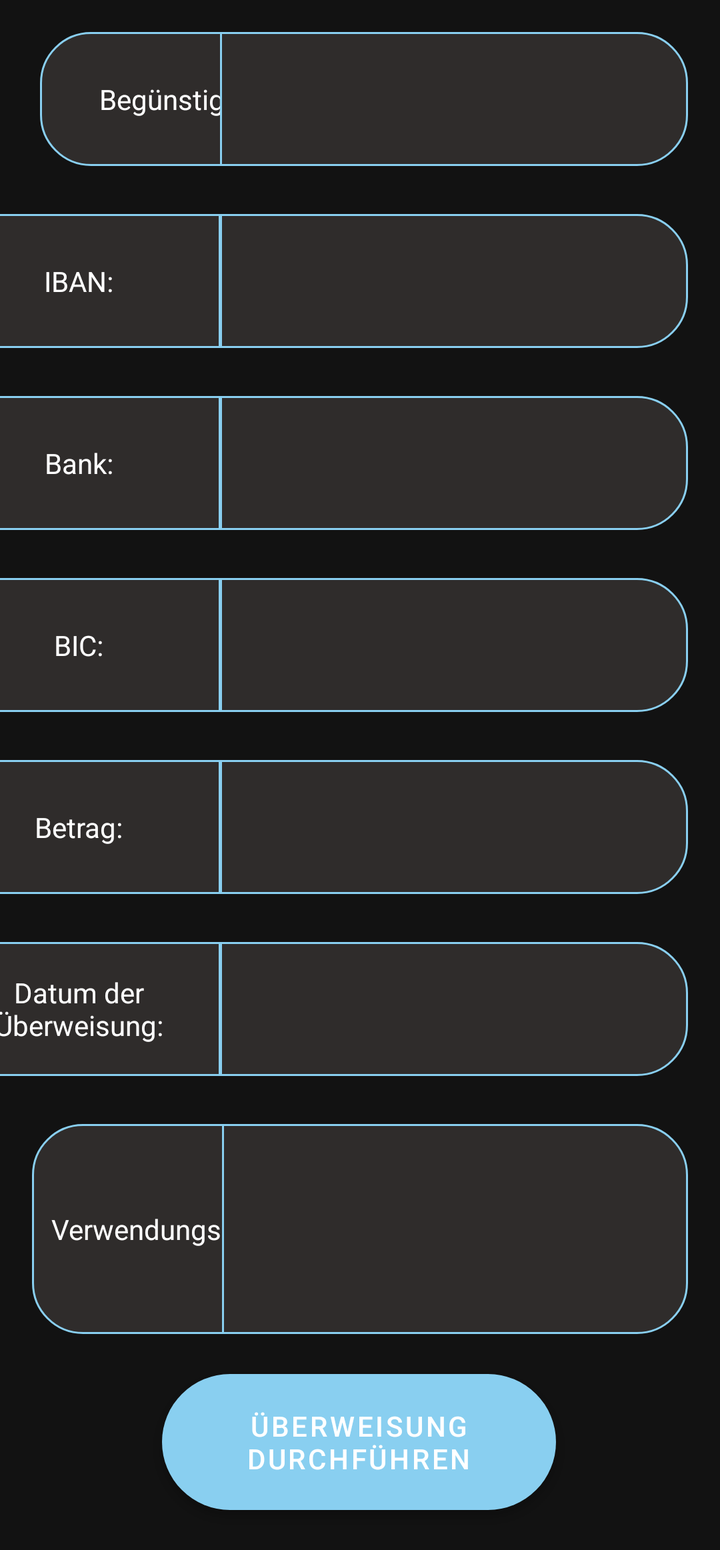
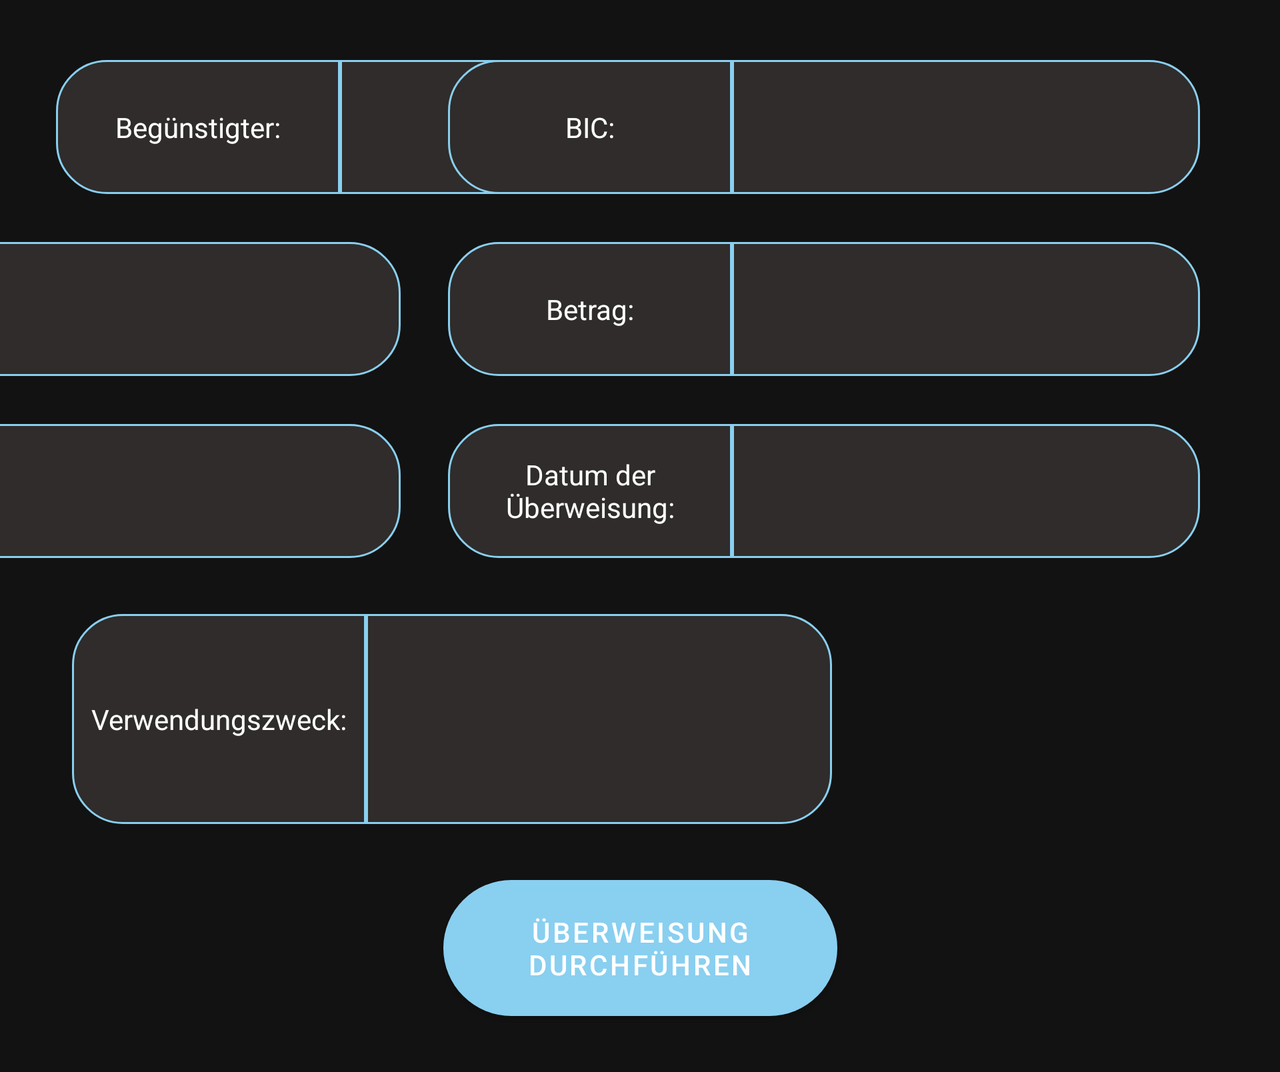

Compare how this app lays out the same screen by default and in its alternative resource folder. The renders come first, then the two layout files and the values they reference.
<!-- AndroidManifest.xml: application theme Theme.AurumBanking -->
<!-- res/layout/fragment_moneytransfer.xml -->
<?xml version="1.0" encoding="utf-8"?>
<ScrollView xmlns:android="http://schemas.android.com/apk/res/android"
    xmlns:app="http://schemas.android.com/apk/res-auto"
    xmlns:tools="http://schemas.android.com/tools"
    android:layout_width="fill_parent"
    android:layout_height="fill_parent"
    android:fillViewport="true">

    <androidx.constraintlayout.widget.ConstraintLayout
        android:layout_width="match_parent"
        android:layout_height="wrap_content">


        
        <TextView
            android:id="@+id/beneficiaryLefr"
            android:layout_width="142dp"
            android:layout_height="67dp"
            android:layout_marginStart="20dp"
            android:layout_marginTop="16dp"
            android:layout_weight="1"
            android:background="@drawable/leftside_rounded_corner_style"
            android:gravity="center"
            android:text="@string/beguenstigter"
            android:textColor="@color/white"
            app:layout_constraintStart_toStartOf="parent"
            app:layout_constraintTop_toTopOf="parent" />

        <EditText
            android:id="@+id/beneficiaryRight"
            android:layout_width="234dp"
            android:layout_height="67dp"
            android:layout_marginTop="16dp"
            android:layout_marginEnd="16dp"
            android:layout_weight="1"
            android:background="@drawable/rightside_rounded_corner_style"
            android:gravity="center"
            android:textColor="@color/white"
            app:layout_constraintEnd_toEndOf="parent"
            app:layout_constraintHorizontal_bias="1.0"
            app:layout_constraintStart_toEndOf="@+id/beneficiaryLefr"
            app:layout_constraintTop_toTopOf="parent"
            android:autofillHints=""
            android:inputType="text" />

        
        <TextView
            android:id="@+id/ibanLeft"
            android:layout_width="142dp"
            android:layout_height="67dp"
            android:layout_marginStart="16dp"
            android:layout_marginTop="24dp"
            android:layout_weight="1"
            android:background="@drawable/leftside_rounded_corner_style"
            android:gravity="center"
            android:text="@string/iban_number"
            android:textColor="@color/white"
            app:layout_constraintEnd_toStartOf="@+id/ibanRight"
            app:layout_constraintHorizontal_bias="1.0"
            app:layout_constraintStart_toStartOf="parent"
            app:layout_constraintTop_toBottomOf="@+id/beneficiaryLefr" />

        <EditText
            android:id="@+id/ibanRight"
            android:layout_width="234dp"
            android:layout_height="67dp"
            android:layout_marginTop="24dp"
            android:layout_marginEnd="16dp"
            android:layout_weight="1"
            android:autofillHints=""
            android:background="@drawable/rightside_rounded_corner_style"
            android:gravity="center"
            android:inputType="text"
            android:textColor="@color/white"
            app:layout_constraintEnd_toEndOf="parent"
            app:layout_constraintTop_toBottomOf="@+id/beneficiaryRight" />

        
        <TextView
            android:id="@+id/bankNameLeft"
            android:layout_width="142dp"
            android:layout_height="67dp"
            android:layout_marginTop="24dp"
            android:layout_weight="1"
            android:background="@drawable/leftside_rounded_corner_style"
            android:gravity="center"
            android:text="@string/bank_name"
            android:textColor="@color/white"
            app:layout_constraintEnd_toStartOf="@+id/bankNameRight"
            app:layout_constraintHorizontal_bias="1.0"
            app:layout_constraintStart_toStartOf="parent"
            app:layout_constraintTop_toBottomOf="@+id/ibanLeft" />

        <EditText
            android:id="@+id/bankNameRight"
            android:layout_width="234dp"
            android:layout_height="67dp"
            android:layout_marginTop="24dp"
            android:layout_marginEnd="16dp"
            android:layout_weight="1"
            android:autofillHints=""
            android:background="@drawable/rightside_rounded_corner_style"
            android:gravity="center"
            android:inputType="text"
            android:textColor="@color/white"
            app:layout_constraintEnd_toEndOf="parent"
            app:layout_constraintTop_toBottomOf="@+id/ibanRight" />

        
        <TextView
            android:id="@+id/bicLeft"
            android:layout_width="142dp"
            android:layout_height="67dp"
            android:layout_marginStart="16dp"
            android:layout_marginTop="24dp"
            android:layout_weight="1"
            android:background="@drawable/leftside_rounded_corner_style"
            android:gravity="center"
            android:text="@string/bic"
            android:textColor="@color/white"
            app:layout_constraintEnd_toStartOf="@+id/bicRight"
            app:layout_constraintHorizontal_bias="1.0"
            app:layout_constraintStart_toStartOf="parent"
            app:layout_constraintTop_toBottomOf="@+id/bankNameLeft" />

        <EditText
            android:id="@+id/bicRight"
            android:layout_width="234dp"
            android:layout_height="67dp"
            android:layout_marginTop="24dp"
            android:layout_marginEnd="16dp"
            android:layout_weight="1"
            android:autofillHints=""
            android:background="@drawable/rightside_rounded_corner_style"
            android:gravity="center"
            android:inputType="number"
            android:textColor="@color/white"
            app:layout_constraintEnd_toEndOf="parent"
            app:layout_constraintTop_toBottomOf="@+id/bankNameRight" />

        
        <TextView
            android:id="@+id/amountMoneyLeft"
            android:layout_width="142dp"
            android:layout_height="67dp"
            android:layout_marginStart="16dp"
            android:layout_marginTop="24dp"
            android:layout_weight="1"
            android:background="@drawable/leftside_rounded_corner_style"
            android:gravity="center"
            android:text="@string/amountMoney"
            android:textColor="@color/white"
            app:layout_constraintEnd_toStartOf="@+id/amountMoneyRight"
            app:layout_constraintHorizontal_bias="1.0"
            app:layout_constraintStart_toStartOf="parent"
            app:layout_constraintTop_toBottomOf="@+id/bicLeft" />

        <EditText
            android:id="@+id/amountMoneyRight"
            android:layout_width="234dp"
            android:layout_height="67dp"
            android:layout_marginTop="24dp"
            android:layout_marginEnd="16dp"
            android:layout_weight="1"
            android:autofillHints=""
            android:background="@drawable/rightside_rounded_corner_style"
            android:gravity="center"
            android:inputType="numberDecimal"
            android:textColor="@color/white"
            app:layout_constraintEnd_toEndOf="parent"
            app:layout_constraintTop_toBottomOf="@+id/bicRight" />

        

        <TextView
            android:id="@+id/dateOfTransferLeft"
            android:layout_width="142dp"
            android:layout_height="67dp"
            android:layout_marginTop="24dp"
            android:layout_weight="1"
            android:background="@drawable/leftside_rounded_corner_style"
            android:gravity="center"
            android:text="@string/date_of_transfer"

            android:textColor="@color/white"
            app:layout_constraintEnd_toStartOf="@+id/dateOfTransferRight"
            app:layout_constraintHorizontal_bias="1.0"
            app:layout_constraintStart_toStartOf="parent"
            app:layout_constraintTop_toBottomOf="@+id/amountMoneyLeft" />

        <EditText
            android:id="@+id/dateOfTransferRight"
            android:layout_width="234dp"
            android:layout_height="67dp"
            android:layout_marginTop="24dp"
            android:layout_marginEnd="16dp"
            android:layout_weight="1"
            android:autofillHints=""
            android:background="@drawable/rightside_rounded_corner_style"
            android:clickable="false"
            android:cursorVisible="false"
            android:focusable="false"
            android:focusableInTouchMode="false"
            android:gravity="center"
            android:inputType="date"
            android:textColor="@color/white"
            android:textColorHint="@color/white"
            app:layout_constraintEnd_toEndOf="parent"
            app:layout_constraintTop_toBottomOf="@+id/amountMoneyRight" />

        

        <TextView
            android:id="@+id/Usageleft"
            android:layout_width="147dp"
            android:layout_height="105dp"
            android:layout_marginStart="16dp"
            android:layout_marginTop="24dp"
            android:layout_weight="1"
            android:background="@drawable/leftside_rounded_corner_style"
            android:gravity="center"
            android:text="@string/transfer_usage"
            android:textColor="@color/white"
            app:layout_constraintEnd_toStartOf="@+id/UsageRight"
            app:layout_constraintHorizontal_bias="0.0"
            app:layout_constraintStart_toStartOf="parent"
            app:layout_constraintTop_toBottomOf="@+id/dateOfTransferLeft" />

        <EditText
            android:id="@+id/UsageRight"
            android:layout_width="233dp"
            android:layout_height="105dp"
            android:layout_marginTop="24dp"
            android:layout_marginEnd="16dp"
            android:layout_weight="1"
            android:autofillHints=""
            android:background="@drawable/rightside_rounded_corner_style"
            android:gravity="center"
            android:inputType="text"
            android:textColor="@color/white"
            android:textColorHint="@color/white"
            app:layout_constraintEnd_toEndOf="parent"
            app:layout_constraintTop_toBottomOf="@+id/dateOfTransferRight" />

        <Button
            android:id="@+id/transactionSubmitButton"
            android:layout_width="197dp"
            android:layout_height="68dp"
            android:layout_marginTop="20dp"
            android:layout_marginBottom="20dp"
            android:background="@drawable/round_blue_btn"
            android:text="@string/transfer_btn"
            app:layout_constraintBottom_toBottomOf="parent"
            app:layout_constraintEnd_toEndOf="parent"
            app:layout_constraintHorizontal_bias="0.497"
            app:layout_constraintStart_toStartOf="parent"
            app:layout_constraintTop_toBottomOf="@+id/UsageRight"
            app:layout_constraintVertical_bias="0.412" />


    </androidx.constraintlayout.widget.ConstraintLayout>

</ScrollView>
<!-- resources referenced by this layout -->
<resources>
  <color name="white">#FFFFFFFF</color>
  <!-- drawable leftside_rounded_corner_style (drawable) -->
  <?xml version="1.0" encoding="utf-8"?>
  <shape xmlns:android="http://schemas.android.com/apk/res/android" >
      <stroke
          android:width="1dp"
          android:color="#89CFF0" />
  
      <solid android:color="#2F2C2B" />
  
  
  
      <corners
          android:bottomLeftRadius="25dp"
          android:bottomRightRadius="0dp"
          android:topLeftRadius="25dp"
          android:topRightRadius="0dp" />
  </shape>
  <!-- drawable rightside_rounded_corner_style (drawable) -->
  <?xml version="1.0" encoding="utf-8"?>
  <shape xmlns:android="http://schemas.android.com/apk/res/android" >
      <stroke
          android:width="1dp"
          android:color="#89CFF0" />
  
      <solid android:color="#2F2C2B" />
  
  
      <corners
          android:bottomLeftRadius="0dp"
          android:bottomRightRadius="25dp"
          android:topLeftRadius="0dp"
          android:topRightRadius="25dp" />
  </shape>
  <!-- drawable round_blue_btn (drawable) -->
  <?xml version="1.0" encoding="utf-8"?>
  <shape xmlns:android="http://schemas.android.com/apk/res/android" android:shape="rectangle">
  
      <solid android:color="#89CFF0"
          />
      <corners android:radius="500dp"/>
      <size android:width="100dp"
          android:height="100dp"/>
  
  </shape>
  <string name="amountMoney">Betrag:</string>
  <string name="bank_name">Bank:</string>
  <string name="beguenstigter">Begünstigter:</string>
  <string name="bic">BIC:</string>
  <string name="date_of_transfer">Datum der Überweisung:</string>
  <string name="iban_number">IBAN:</string>
  <string name="transfer_btn">Überweisung durchführen</string>
  <string name="transfer_usage">Verwendungszweck:</string>
  <style name="Theme.AurumBanking" parent="Theme.MaterialComponents">
          
          <item name="colorPrimary">@color/babyblue</item>
          <item name="colorPrimaryVariant">@color/purple_700</item>
          <item name="colorOnPrimary">@color/white</item>
          
          <item name="colorSecondary">@color/teal_200</item>
          <item name="colorSecondaryVariant">@color/teal_700</item>
          <item name="colorOnSecondary">@color/black</item>
          
          <item name="android:statusBarColor">?attr/colorPrimaryVariant</item>
          
      </style>
  <color name="babyblue">#89CFF0</color>
  <color name="purple_700">#FF3700B3</color>
  <color name="teal_200">#FF03DAC5</color>
  <color name="teal_700">#FF018786</color>
  <color name="black">#FF000000</color>
</resources>
<!-- res/layout-land/fragment_moneytransfer.xml (the repository's variant of the layout above) -->
<!-- drawn on the phone turned sideways -->
<?xml version="1.0" encoding="utf-8"?>
<ScrollView xmlns:android="http://schemas.android.com/apk/res/android"
    xmlns:app="http://schemas.android.com/apk/res-auto"
    xmlns:tools="http://schemas.android.com/tools"
    android:layout_width="fill_parent"
    android:layout_height="fill_parent"
    android:fillViewport="true">

    <androidx.constraintlayout.widget.ConstraintLayout
        android:layout_width="match_parent"
        android:layout_height="wrap_content">


        

        <EditText
            android:id="@+id/beneficiaryRight"
            android:layout_width="234dp"
            android:layout_height="67dp"
            android:layout_marginTop="30dp"
            android:layout_weight="1"
            android:autofillHints=""
            android:background="@drawable/rightside_rounded_corner_style"
            android:gravity="center"
            android:inputType="text"
            android:textColor="@color/white"
            app:layout_constraintEnd_toStartOf="@+id/bicLeft"
            app:layout_constraintHorizontal_bias="0.0"
            app:layout_constraintStart_toEndOf="@+id/beneficiaryLefr"
            app:layout_constraintTop_toTopOf="parent" />

        <TextView
            android:id="@+id/beneficiaryLefr"
            android:layout_width="142dp"
            android:layout_height="67dp"
            android:layout_marginStart="28dp"
            android:layout_marginTop="30dp"
            android:layout_weight="1"
            android:background="@drawable/leftside_rounded_corner_style"
            android:gravity="center"
            android:text="@string/beguenstigter"
            android:textColor="@color/white"
            app:layout_constraintStart_toStartOf="parent"
            app:layout_constraintTop_toTopOf="parent" />

        <EditText
            android:id="@+id/bankNameRight"
            android:layout_width="234dp"
            android:layout_height="67dp"
            android:layout_marginTop="24dp"
            android:layout_marginEnd="24dp"
            android:layout_weight="1"
            android:autofillHints=""
            android:background="@drawable/rightside_rounded_corner_style"
            android:gravity="center"
            android:inputType="text"
            android:textColor="@color/white"
            app:layout_constraintEnd_toStartOf="@+id/dateOfTransferLeft"
            app:layout_constraintTop_toBottomOf="@+id/ibanRight" />

        <TextView
            android:id="@+id/bankNameLeft"
            android:layout_width="142dp"
            android:layout_height="67dp"
            android:layout_marginTop="24dp"
            android:layout_weight="1"
            android:background="@drawable/leftside_rounded_corner_style"
            android:gravity="center"
            android:text="@string/bank_name"
            android:textColor="@color/white"
            app:layout_constraintEnd_toStartOf="@+id/bankNameRight"
            app:layout_constraintHorizontal_bias="1.0"
            app:layout_constraintStart_toStartOf="parent"
            app:layout_constraintTop_toBottomOf="@+id/ibanLeft" />

        <EditText
            android:id="@+id/ibanRight"
            android:layout_width="234dp"
            android:layout_height="67dp"
            android:layout_marginTop="24dp"
            android:layout_marginEnd="24dp"
            android:layout_weight="1"
            android:autofillHints=""
            android:background="@drawable/rightside_rounded_corner_style"
            android:gravity="center"
            android:inputType="text"
            android:textColor="@color/white"
            app:layout_constraintEnd_toStartOf="@+id/amountMoneyLeft"
            app:layout_constraintTop_toBottomOf="@+id/beneficiaryRight" />

        <TextView
            android:id="@+id/ibanLeft"
            android:layout_width="142dp"
            android:layout_height="67dp"
            android:layout_marginStart="24dp"
            android:layout_marginTop="24dp"
            android:layout_weight="1"
            android:background="@drawable/leftside_rounded_corner_style"
            android:gravity="center"
            android:text="@string/iban_number"
            android:textColor="@color/white"
            app:layout_constraintEnd_toStartOf="@+id/ibanRight"
            app:layout_constraintHorizontal_bias="1.0"
            app:layout_constraintStart_toStartOf="parent"
            app:layout_constraintTop_toBottomOf="@+id/beneficiaryLefr" />

        <EditText
            android:id="@+id/bicRight"
            android:layout_width="234dp"
            android:layout_height="67dp"
            android:layout_marginTop="30dp"
            android:layout_marginEnd="40dp"
            android:layout_weight="1"
            android:autofillHints=""
            android:background="@drawable/rightside_rounded_corner_style"
            android:gravity="center"
            android:inputType="number"
            android:textColor="@color/white"
            app:layout_constraintEnd_toEndOf="parent"
            app:layout_constraintTop_toTopOf="parent" />

        <EditText
            android:id="@+id/amountMoneyRight"
            android:layout_width="234dp"
            android:layout_height="67dp"
            android:layout_marginTop="24dp"
            android:layout_marginEnd="40dp"
            android:layout_weight="1"
            android:autofillHints=""
            android:background="@drawable/rightside_rounded_corner_style"
            android:gravity="center"
            android:inputType="numberDecimal"
            android:textColor="@color/white"
            app:layout_constraintEnd_toEndOf="parent"
            app:layout_constraintTop_toBottomOf="@+id/bicRight" />

        <TextView
            android:id="@+id/bicLeft"
            android:layout_width="142dp"
            android:layout_height="67dp"
            android:layout_marginTop="30dp"
            android:layout_weight="1"
            android:background="@drawable/leftside_rounded_corner_style"
            android:gravity="center"
            android:text="@string/bic"
            android:textColor="@color/white"
            app:layout_constraintEnd_toStartOf="@+id/bicRight"
            app:layout_constraintTop_toTopOf="parent" />

        <TextView
            android:id="@+id/dateOfTransferLeft"
            android:layout_width="142dp"
            android:layout_height="67dp"
            android:layout_marginTop="24dp"
            android:layout_weight="1"
            android:background="@drawable/leftside_rounded_corner_style"
            android:gravity="center"

            android:text="@string/date_of_transfer"
            android:textColor="@color/white"
            app:layout_constraintEnd_toStartOf="@+id/dateOfTransferRight"
            app:layout_constraintTop_toBottomOf="@+id/amountMoneyLeft" />

        <TextView
            android:id="@+id/amountMoneyLeft"
            android:layout_width="142dp"
            android:layout_height="67dp"
            android:layout_marginTop="24dp"
            android:layout_weight="1"
            android:background="@drawable/leftside_rounded_corner_style"
            android:gravity="center"
            android:text="@string/amountMoney"
            android:textColor="@color/white"
            app:layout_constraintEnd_toStartOf="@+id/amountMoneyRight"
            app:layout_constraintTop_toBottomOf="@+id/bicLeft" />

        <EditText
            android:id="@+id/dateOfTransferRight"
            android:layout_width="234dp"
            android:layout_height="67dp"
            android:layout_marginTop="24dp"
            android:layout_marginEnd="40dp"
            android:layout_weight="1"
            android:autofillHints=""
            android:background="@drawable/rightside_rounded_corner_style"
            android:clickable="false"
            android:cursorVisible="false"
            android:focusable="false"
            android:focusableInTouchMode="false"
            android:gravity="center"
            android:inputType="date"
            android:textColor="@color/white"
            android:textColorHint="@color/white"
            app:layout_constraintEnd_toEndOf="parent"
            app:layout_constraintTop_toBottomOf="@+id/amountMoneyRight" />

        <EditText
            android:id="@+id/UsageRight"
            android:layout_width="233dp"
            android:layout_height="105dp"
            android:layout_marginTop="28dp"
            android:layout_marginEnd="224dp"
            android:layout_weight="1"
            android:autofillHints=""
            android:background="@drawable/rightside_rounded_corner_style"
            android:gravity="center"
            android:inputType="text"
            android:textColor="@color/white"
            android:textColorHint="@color/white"
            app:layout_constraintEnd_toEndOf="parent"
            app:layout_constraintTop_toBottomOf="@+id/dateOfTransferRight" />

        <TextView
            android:id="@+id/Usageleft"
            android:layout_width="147dp"
            android:layout_height="105dp"
            android:layout_marginTop="28dp"
            android:layout_weight="1"
            android:background="@drawable/leftside_rounded_corner_style"
            android:gravity="center"
            android:text="@string/transfer_usage"
            android:textColor="@color/white"
            app:layout_constraintEnd_toStartOf="@+id/UsageRight"
            app:layout_constraintHorizontal_bias="1.0"
            app:layout_constraintStart_toStartOf="parent"
            app:layout_constraintTop_toBottomOf="@+id/bankNameRight" />

        <Button
            android:id="@+id/transactionSubmitButton"
            android:layout_width="197dp"
            android:layout_height="68dp"
            android:layout_marginTop="28dp"
            android:layout_marginBottom="28dp"
            android:background="@drawable/round_blue_btn"
            android:text="@string/transfer_btn"
            app:layout_constraintBottom_toBottomOf="parent"
            app:layout_constraintEnd_toEndOf="parent"
            app:layout_constraintStart_toStartOf="parent"
            app:layout_constraintTop_toBottomOf="@+id/UsageRight"
            app:layout_constraintVertical_bias="0.0" />

        

        

        

        

        

        


    </androidx.constraintlayout.widget.ConstraintLayout>

</ScrollView>
